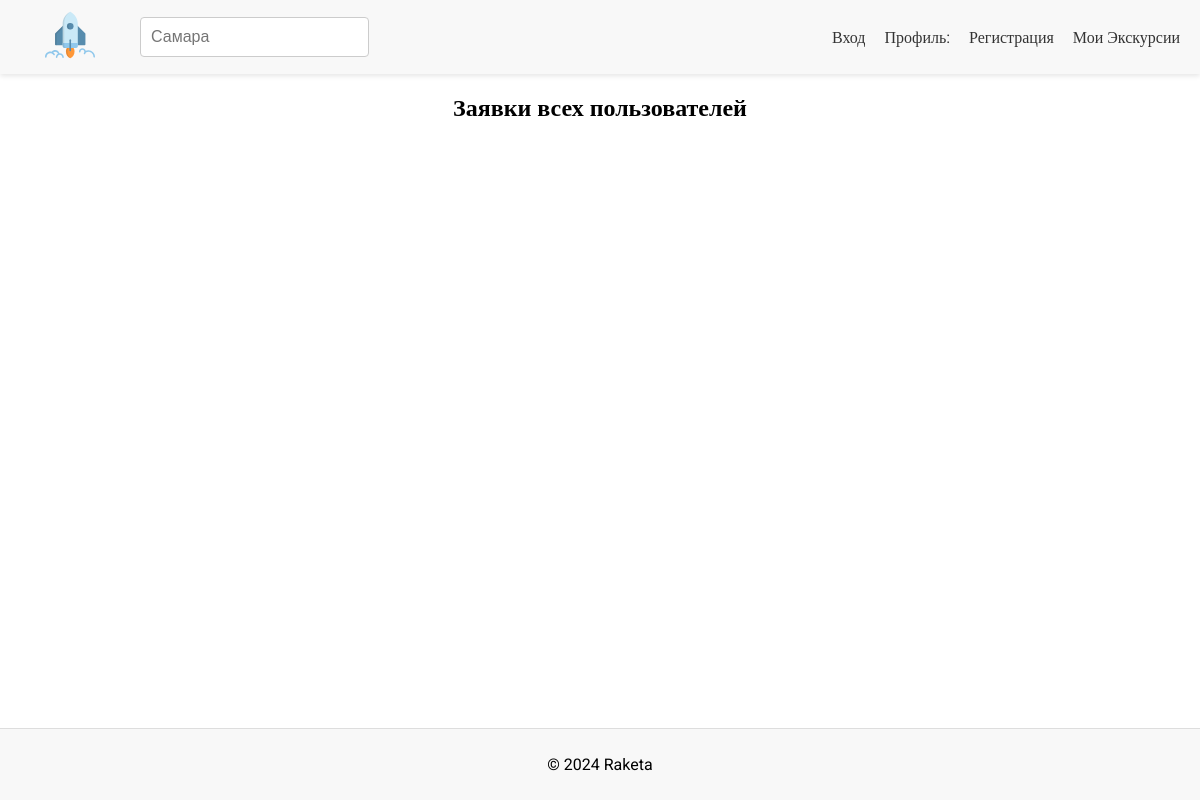
The app's page /admin.php, older data.
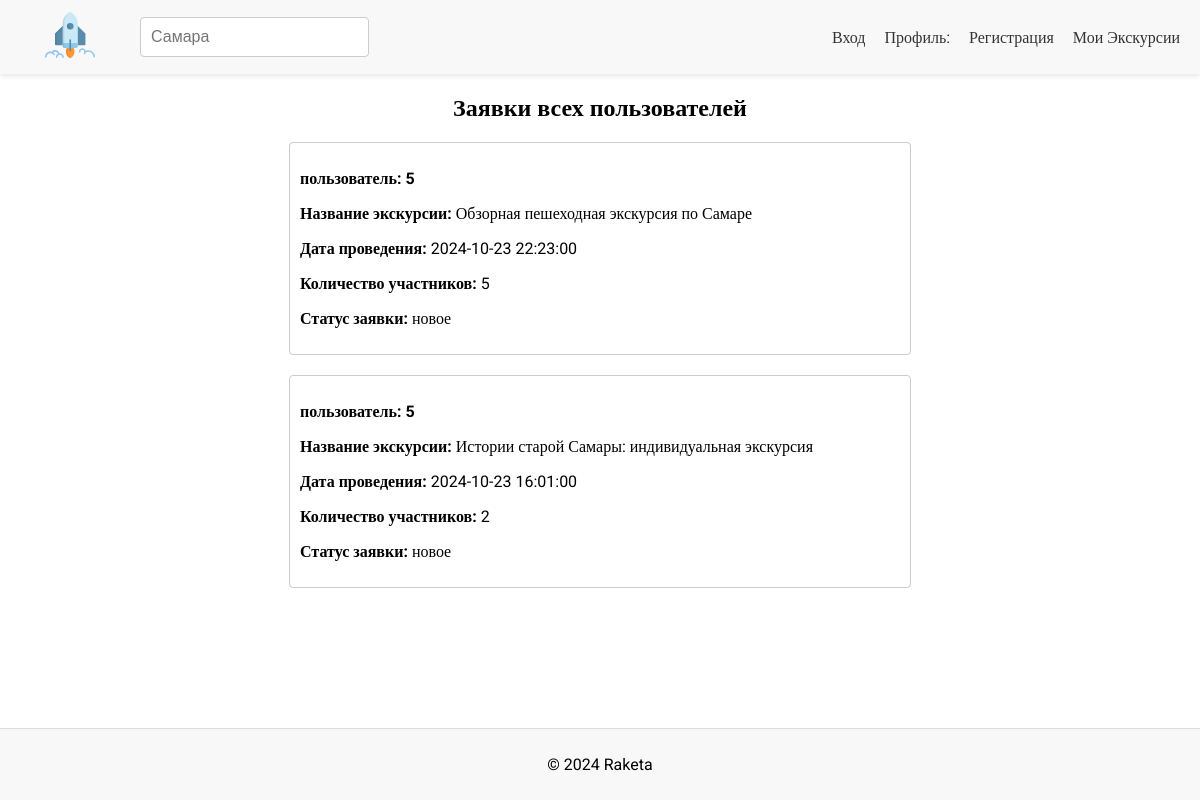
The same page, newer data.
### tables this page shows
CREATE TABLE `statements` (
  `id` int NOT NULL,
  `user_id` int NOT NULL,
  `name` varchar(255) NOT NULL,
  `date` datetime NOT NULL,
  `participants` int NOT NULL,
  `status` set('новое','подтверждено','отклонено') NOT NULL DEFAULT 'новое'
);

### admin.php (the view, shortened to what this page needs)
<!DOCTYPE html>
<html lang="en">
<head>
    <link rel="stylesheet" href="css/styles.css">
</head>
<body>
    <? include 'elements/header.php' ?>
    <h2>Заявки всех пользователей</h2>
    <div class="results">
        <?php
        include_once("db.php");
        $result = mysqli_query($link, "SELECT * FROM `statements` LEFT JOIN `users` ON statements.user_id = users.id ORDER BY date DESC");
        while ($row = mysqli_fetch_assoc($result)) {
            echo "<div class='statement'>
            <p><b>пользователь: $row[user_id]</b></p>
            <p><b>Название экскурсии: </b>$row[name]</p>
            <p><b>Дата проведения: </b>$row[date]</p>
            <p><b>Количество участников: </b>$row[participants]</p>
            <p><b>Статус заявки: </b>$row[status]</p>
            </div>";
        }
        ?>
    </div>
<? include 'elements/footer.php' ?>
</body>
</html>

### elements/header.php (shortened to what this page needs)
<header>
        <div class="logo-search">
            <a href="index.php">
                <img src="images\spacecraft-rocket-svgrepo-com.svg" width="50" height="50" alt="Logo" class="logo">
            </a>
            <input type="text" placeholder="Самара" class="search-bar">
        </div>
        <nav>
            <a href="login.php">Вход</a>
            <a href="">Профиль:     <?php
                    if(!empty($_SESSION['auth'])){
                        echo $_SESSION['login'];
                        echo "<a href='logout.php'>Выйти</a>";
                    }else{
                        echo "<a href='register.php'>Регистрация</a>";
                    }
                    ?> </a>
            <a href="statement_user.php">Мои Экскурсии</a>
        </nav>
    </header>

### elements/footer.php
<footer>
        <p>© 2024 Raketa</p>
    </footer>

### css/styles.css (style rules this page uses)
body { font-size: 16px; font-family: "Roboto"; margin: 0; padding: 0; }
header { display: flex; justify-content: space-between; align-items: center; padding: 10px 20px; background-color: #f8f8f8; box-shadow: 0 2px 5px rgba(0, 0, 0, 0.1); }
h1, h2, h3 { text-align: center; }
.logo-search { display: flex; align-items: center; }
.logo { width: 100px; margin-right: 20px; }
.search-bar { padding: 10px; width: 300px; border: 1px solid #ccc; border-radius: 5px; }
nav a { margin-left: 15px; text-decoration: none; color: #333; }
footer { position: absolute; width: 100%; text-align: center; padding: 10px; background-color: #f8f8f8; border-top: 1px solid #ddd; bottom: 0; box-sizing: border-box; }
.results { padding: 0 20px 0 20px; display: flex; flex-direction: column; justify-content: space-evenly; align-items: center; }
.statement { border: 1px solid #ccc; border-radius: 4px; width: 50vw; padding: 10px; margin-bottom: 20px; }
h2 { text-align: center; margin-bottom: 1.25rem; }
input[type="text"], input[type="tel"] { width: 100%; padding: 10px; margin: 5px 0; border: 1px solid #ccc; border-radius: 4px; font-size: 1rem; }

Row changes from the older to the newer data that the page shows:
added statements: user "5", name "Обзорная пешеходная экскурсия по Самаре", date "2024-10-23 22:23:00", participants "5", status "новое"
added statements: user "5", name "Истории старой Самары: индивидуальная экскурсия", date "2024-10-23 16:01:00", participants "2", status "новое"
